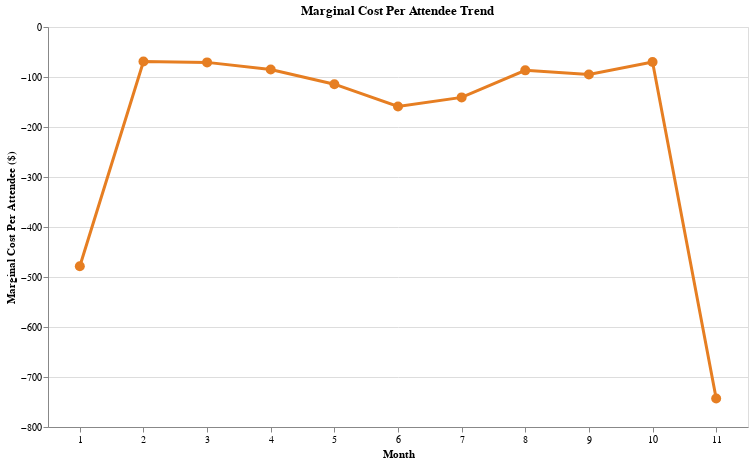

This figure's notebook cell:
### Code cell
# Additional visualization: Line chart to show trend
line_chart = alt.Chart(cost_analysis_filtered).mark_line(
    color='#e67e22',
    strokeWidth=3,
    point=alt.OverlayMarkDef(size=100, filled=True, color='#e67e22')
).encode(
    x=alt.X('Month:O', title='Month', axis=alt.Axis(labelAngle=0)),
    y=alt.Y('Marginal_Cost_Per_Attendee:Q', title='Marginal Cost Per Attendee ($)'),
    tooltip=[
        alt.Tooltip('Month_Label:N', title='Month'),
        alt.Tooltip('Marginal_Cost_Per_Attendee:Q', title='Cost per Attendee', format='$,.2f'),
        alt.Tooltip('Total_Operational_Cost:Q', title='Total Op Costs', format='$,.0f'),
        alt.Tooltip('Estimated_Attendees:Q', title='Attendees', format=',')
    ]
).properties(
    title='Marginal Cost Per Attendee Trend',
    width=700,
    height=400
)

line_chart

### Figure 1 — Vega-Lite specification as saved in the notebook (floating-point values rounded to 4 significant figures)
{"config": {"view": {"continuousWidth": 300, "continuousHeight": 300}}, "data": {"name": "data-b4c52252a29f8e8a4b82e1523c6c8f1b"}, "mark": {"type": "line", "color": "#e67e22", "point": {"color": "#e67e22", "filled": true, "size": 100}, "strokeWidth": 3}, "encoding": {"tooltip": [{"field": "Month_Label", "title": "Month", "type": "nominal"}, {"field": "Marginal_Cost_Per_Attendee", "format": "$,.2f", "title": "Cost per Attendee", "type": "quantitative"}, {"field": "Total_Operational_Cost", "format": "$,.0f", "title": "Total Op Costs", "type": "quantitative"}, {"field": "Estimated_Attendees", "format": ",", "title": "Attendees", "type": "quantitative"}], "x": {"axis": {"labelAngle": 0}, "field": "Month", "title": "Month", "type": "ordinal"}, "y": {"field": "Marginal_Cost_Per_Attendee", "title": "Marginal Cost Per Attendee ($)", "type": "quantitative"}}, "height": 400, "title": "Marginal Cost Per Attendee Trend", "width": 700, "$schema": "https://vega.github.io/schema/vega-lite/v5.20.1.json", "datasets": {"data-b4c52252a29f8e8a4b82e1523c6c8f1b": [{"Month": 1, "Total_Operational_Cost": -4256493, "Estimated_Attendees": 8898, "Marginal_Cost_Per_Attendee": -478.4, "Month_Label": "Jan"}, {"Month": 2, "Total_Operational_Cost": -3835770, "Estimated_Attendees": 55669, "Marginal_Cost_Per_Attendee": -68.9, "Month_Label": "Feb"}, {"Month": 3, "Total_Operational_Cost": -3682023, "Estimated_Attendees": 52032, "Marginal_Cost_Per_Attendee": -70.76, "Month_Label": "Mar"}, {"Month": 4, "Total_Operational_Cost": -3792475, "Estimated_Attendees": 44637, "Marginal_Cost_Per_Attendee": -84.96, "Month_Label": "Apr"}, {"Month": 5, "Total_Operational_Cost": -3949920, "Estimated_Attendees": 34541, "Marginal_Cost_Per_Attendee": -114.4, "Month_Label": "May"}, {"Month": 6, "Total_Operational_Cost": -3851174, "Estimated_Attendees": 24211, "Marginal_Cost_Per_Attendee": -159.1, "Month_Label": "Jun"}, {"Month": 7, "Total_Operational_Cost": -4145845, "Estimated_Attendees": 29446, "Marginal_Cost_Per_Attendee": -140.8, "Month_Label": "Jul"}, {"Month": 8, "Total_Operational_Cost": -4096397, "Estimated_Attendees": 47246, "Marginal_Cost_Per_Attendee": -86.7, "Month_Label": "Aug"}, {"Month": 9, "Total_Operational_Cost": -3815151, "Estimated_Attendees": 40119, "Marginal_Cost_Per_Attendee": -95.1, "Month_Label": "Sep"}, {"Month": 10, "Total_Operational_Cost": -3981068, "Estimated_Attendees": 57001, "Marginal_Cost_Per_Attendee": -69.84, "Month_Label": "Oct"}, {"Month": 11, "Total_Operational_Cost": -4455473, "Estimated_Attendees": 5998, "Marginal_Cost_Per_Attendee": -742.8, "Month_Label": "Nov"}]}}
